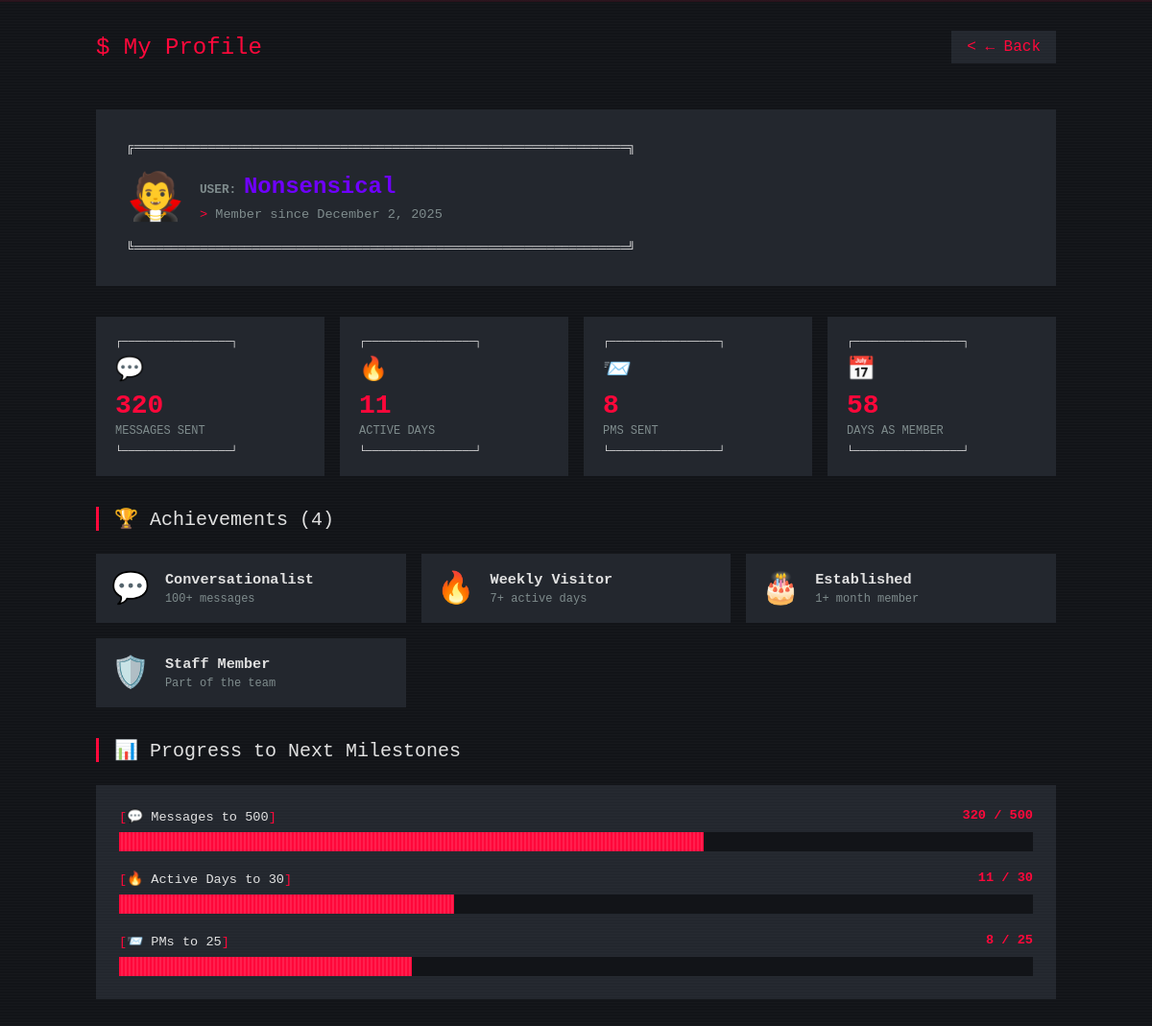
Screenshot of /my_profile.php (signed in) with the database file from the repository.
### tables this page shows
CREATE TABLE users (
            id INTEGER PRIMARY KEY AUTOINCREMENT,
            username TEXT UNIQUE NOT NULL,
            password TEXT NOT NULL,
            role TEXT DEFAULT 'guest' NOT NULL,
            message_count INTEGER DEFAULT 0 NOT NULL,
            chat_color TEXT DEFAULT '#bb86fc' NOT NULL,
            refresh_interval INTEGER DEFAULT 5 NOT NULL,
            theme TEXT DEFAULT 'default' NOT NULL,
            bio TEXT,
            created_at DATETIME DEFAULT CURRENT_TIMESTAMP,
            last_activity DATETIME DEFAULT CURRENT_TIMESTAMP
        , show_online_users TINYINT(1) DEFAULT 0, show_settings TINYINT(1) DEFAULT 0);

### my_profile.php (the view, shortened to what this page needs)
<?php
require_once 'config.php';
$current_user_id = $_SESSION['user_id'];
try {
    $stmt = $pdo->prepare("SELECT theme FROM users WHERE id = ?");
    $stmt->execute([$current_user_id]);
    $current_theme = $stmt->fetchColumn();
} catch (PDOException $e) {
    $current_theme = 'default';
}
$stats_query = "
    SELECT
        u.id,
        u.username,
        u.chat_color,
        u.role,
        u.created_at,
        COUNT(DISTINCT m.id) as message_count,
        COUNT(DISTINCT DATE(m.created_at)) as days_active,
        (SELECT COUNT(*) FROM private_messages WHERE sender_id = u.id) as pms_sent,
        JULIANDAY('now') - JULIANDAY(u.created_at) as days_member
    FROM users u
    LEFT JOIN messages m ON m.user_id = u.id
    WHERE u.id = ?
    GROUP BY u.id
";
$stmt = $pdo->prepare($stats_query);
$stmt->execute([$current_user_id]);
$user_stats = $stmt->fetch(PDO::FETCH_ASSOC);
$achievements = [];
if ($user_stats['message_count'] >= 1000) $achievements[] = ['icon' => '💬', 'name' => 'Chatterbox Legend', 'desc' => '1000+ messages'];
elseif ($user_stats['message_count'] >= 500) $achievements[] = ['icon' => '💬', 'name' => 'Super Chatter', 'desc' => '500+ messages'];
elseif ($user_stats['message_count'] >= 100) $achievements[] = ['icon' => '💬', 'name' => 'Conversationalist', 'desc' => '100+ messages'];
elseif ($user_stats['message_count'] >= 10) $achievements[] = ['icon' => '💬', 'name' => 'First Words', 'desc' => '10+ messages'];
if ($user_stats['days_active'] >= 100) $achievements[] = ['icon' => '🔥', 'name' => 'Century Club', 'desc' => '100+ active days'];
elseif ($user_stats['days_active'] >= 30) $achievements[] = ['icon' => '🔥', 'name' => 'Monthly Regular', 'desc' => '30+ active days'];
elseif ($user_stats['days_active'] >= 7) $achievements[] = ['icon' => '🔥', 'name' => 'Weekly Visitor', 'desc' => '7+ active days'];
if ($user_stats['days_member'] >= 365) $achievements[] = ['icon' => '🎂', 'name' => 'Veteran', 'desc' => '1+ year member'];
elseif ($user_stats['days_member'] >= 180) $achievements[] = ['icon' => '🎂', 'name' => 'Regular', 'desc' => '6+ months member'];
elseif ($user_stats['days_member'] >= 30) $achievements[] = ['icon' => '🎂', 'name' => 'Established', 'desc' => '1+ month member'];
if (ROLES[$user_stats['role']] >= ROLES['moderator']) {
    $achievements[] = ['icon' => '🛡️', 'name' => 'Staff Member', 'desc' => 'Part of the team'];
}
?>
<!DOCTYPE html>
<html lang="en">
<head>
    <link rel="stylesheet" href="styles.css">
    <?php if ($current_theme && $current_theme !== 'default'): ?>
        <link rel="stylesheet" href="data/themes/<?= htmlspecialchars(str_replace(' ', '-', $current_theme)) ?>.css">
    <?php endif; ?>
</head>
<body>
    <div class="container">
        <div class="header">
            <h1>My Profile</h1>
            <a href="index.php" class="back-link" target="_parent">← Back</a>
        </div>
        <div class="profile-card">
            <div class="profile-header">
                <span class="role-badge"><?= ROLE_ICONS[$user_stats['role']] ?? '👤' ?></span>
                <div>
                    <div class="username" style="color: <?= htmlspecialchars($user_stats['chat_color']) ?>;">
                        <?= htmlspecialchars($user_stats['username']) ?>
                    </div>
                    <div class="member-since">
                        Member since <?= date('F j, Y', strtotime($user_stats['created_at'])) ?>
                    </div>
                </div>
            </div>
        </div>
        <div class="stats-grid">
            <div class="stat-card">
                <div class="stat-icon">💬</div>
                <div class="stat-value"><?= number_format($user_stats['message_count']) ?></div>
                <div class="stat-label">Messages Sent</div>
            </div>
            <div class="stat-card">
                <div class="stat-icon">🔥</div>
                <div class="stat-value"><?= number_format($user_stats['days_active']) ?></div>
                <div class="stat-label">Active Days</div>
            </div>
            <div class="stat-card">
                <div class="stat-icon">📨</div>
                <div class="stat-value"><?= number_format($user_stats['pms_sent']) ?></div>
                <div class="stat-label">PMs Sent</div>
            </div>
            <div class="stat-card">
                <div class="stat-icon">📅</div>
                <div class="stat-value"><?= floor($user_stats['days_member']) ?></div>
                <div class="stat-label">Days as Member</div>
            </div>
        </div>
        <h2 class="section-title">🏆 Achievements (<?= count($achievements) ?>)</h2>
        <?php if (empty($achievements)): ?>
            <div class="empty-state">
                Keep chatting to unlock achievements!
            </div>
        <?php else: ?>
            <div class="achievements-grid">
                <?php foreach ($achievements as $achievement): ?>
                    <div class="achievement">
                        <div class="achievement-icon"><?= $achievement['icon'] ?></div>
                        <div class="achievement-info">
                            <div class="achievement-name"><?= htmlspecialchars($achievement['name']) ?></div>
                            <div class="achievement-desc"><?= htmlspecialchars($achievement['desc']) ?></div>
                        </div>
                    </div>
                <?php endforeach; ?>
            </div>
        <?php endif; ?>
        <h2 class="section-title">📊 Progress to Next Milestones</h2>
        <div class="progress-section">
            <?php
            $next_msg_milestone = 10;
            if ($user_stats['message_count'] >= 10) $next_msg_milestone = 100;
            if ($user_stats['message_count'] >= 100) $next_msg_milestone = 500;
            $msg_progress = min(100, ($user_stats['message_count'] / $next_msg_milestone) * 100);
            ?>
            <div class="progress-item">
                <div class="progress-header">
                    <span class="progress-label">💬 Messages to <?= number_format($next_msg_milestone) ?></span>
                    <span class="progress-value"><?= number_format($user_stats['message_count']) ?> / <?= number_format($next_msg_milestone) ?></span>
                </div>
                <div class="progress-bar">
                    <div class="progress-fill" style="width: <?= $msg_progress ?>%;"></div>
                </div>
            </div>
            <?php
            $next_days_milestone = 7;
            if ($user_stats['days_active'] >= 7) $next_days_milestone = 30;
            $days_progress = min(100, ($user_stats['days_active'] / $next_days_milestone) * 100);
            ?>
            <div class="progress-item">
                <div class="progress-header">
                    <span class="progress-label">🔥 Active Days to <?= $next_days_milestone ?></span>
                    <span class="progress-value"><?= $user_stats['days_active'] ?> / <?= $next_days_milestone ?></span>
                </div>
                <div class="progress-bar">
                    <div class="progress-fill" style="width: <?= $days_progress ?>%;"></div>
                </div>
            </div>
            <?php
            $next_pm_milestone = 25;
            $pm_progress = min(100, ($user_stats['pms_sent'] / $next_pm_milestone) * 100);
            ?>
            <div class="progress-item">
                <div class="progress-header">
                    <span class="progress-label">📨 PMs to <?= $next_pm_milestone ?></span>
                    <span class="progress-value"><?= $user_stats['pms_sent'] ?> / <?= $next_pm_milestone ?></span>
                </div>
                <div class="progress-bar">
                    <div class="progress-fill" style="width: <?= $pm_progress ?>%;"></div>
                </div>
            </div>
        </div>
    </div>
</body>
</html>

### styles.css (style rules this page uses)
:root { --background: #1e1e2e; --surface: #27293d; --text: #cdd6f4; --primary: #8c78e9; --subtle-text: #89b4fa; --error: #f38ba8; --error-bg: rgba(243, 139, 168, 0.1); }
* { box-sizing: border-box; }
body { font-family: 'Inter', 'Segoe UI', sans-serif; background-color: var(--background); color: var(--text); margin: 0; padding: 0; overflow: hidden; }

### data/themes/metal.css (style rules this page uses)
:root { --background: #121418; --surface: #23272e; --primary: #ff073a; --secondary: #00e5ff; --text: #e1e1e1; --subtle-text: #7f8c8d; --error: #ff4757; --font-family: 'Orbitron', sans-serif; }
body { font-family: var(--font-family); background-color: var(--background); position: relative; animation: flicker 0.2s infinite; }
body::before { content: ""; position: absolute; top: 0; left: 0; width: 100%; height: 100%; background-image: linear-gradient(to bottom, rgba(255,255,255,0.03) 1px, transparent 1px); background-size: 100% 3px; animation: scanline 15s linear infinite; pointer-events: none; opacity: 0.5; }
h1, h2 { animation: pulse-red 3s infinite; }

### rows the page displays
users: role "🧛", username "Nonsensical", created_at "December 2, 2025"

### other values shown
$user_stats['message_count'] "320"
$user_stats['days_active'] "11"
$user_stats['pms_sent'] "8"
floor($user_stats['days_member']) "58"
count($achievements) "4"
$achievement['icon'] "💬"
$achievement['name'] "Conversationalist"
$achievement['desc'] "100+ messages"
$achievement['icon'] "🔥"
$achievement['name'] "Weekly Visitor"
$achievement['desc'] "7+ active days"
$achievement['icon'] "🎂"
$achievement['name'] "Established"
$achievement['desc'] "1+ month member"
$achievement['icon'] "🛡️"
